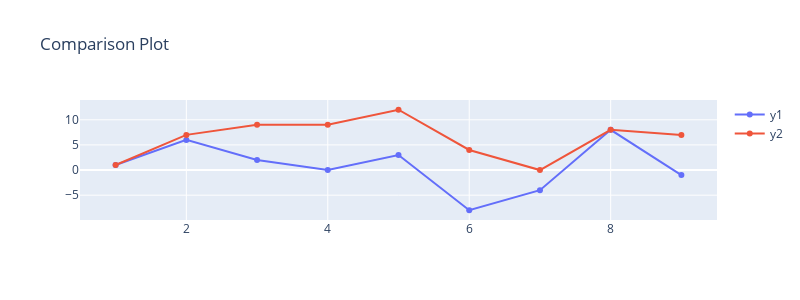

The notebook cell saved with this chart:
### Code cell
#Method 2: Adding Traces by command (add_trace or add_{type})
data=[go.Scatter(x=x,
                 y=y1,
                 name='y1')]
fig = go.Figure(data = data,
                layout = go.Layout(title='Comparison Plot',
                                   width = 800,
                                   height = 300))

#iplot(fig)

#USING add_trace 
#fig.add_trace(go.Bar(y=y2,
 #                    name='y2'))

#USING add_{type} 
#fig.add_bar(y=y2,
 #           name='y2')
fig.add_scatter(x=x,
                y=y2,
                name='y2')


iplot(fig)

### Figure 1 — Plotly figure (JSON) as saved in the notebook; plotly's stock layout.template omitted (floating-point values rounded to 4 significant figures)
{"data": [{"name": "y1", "type": "scatter", "x": [1, 2, 3, 4, 5, 6, 7, 8, 9], "y": [1, 6, 2, 0, 3, -8, -4, 8, -1]}, {"name": "y2", "type": "scatter", "x": [1, 2, 3, 4, 5, 6, 7, 8, 9], "y": [1, 7, 9, 9, 12, 4, 0, 8, 7]}], "layout": {"height": 300, "title": {"text": "Comparison Plot"}, "width": 800}}
